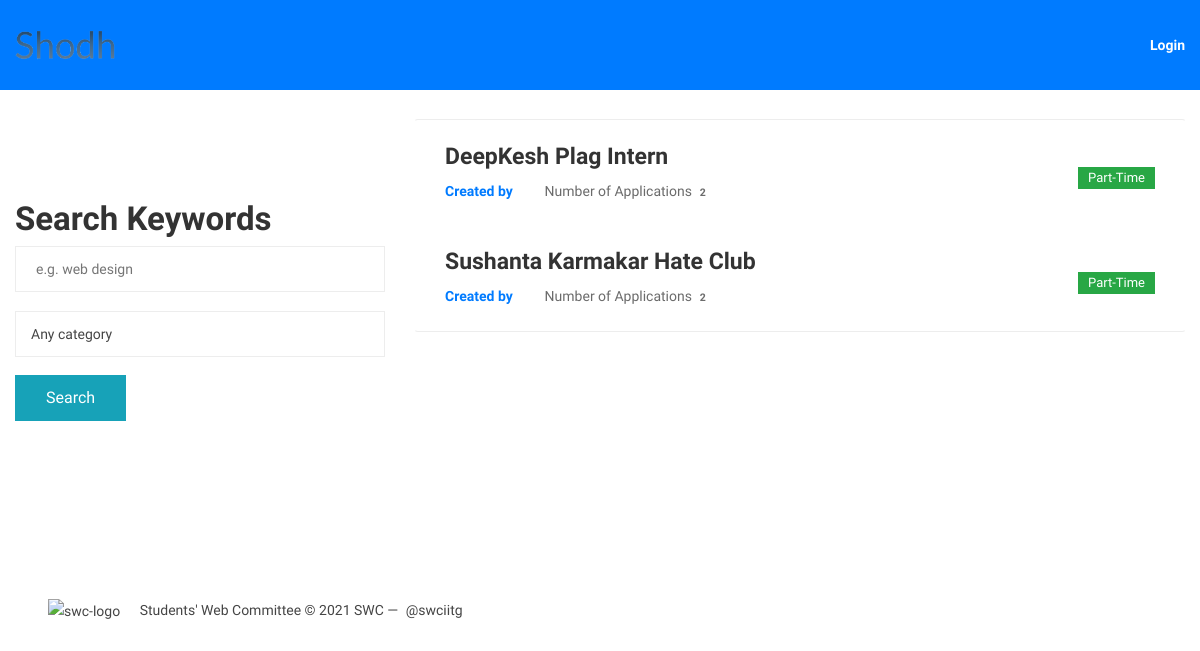
Page /groups/ on the earlier database version.
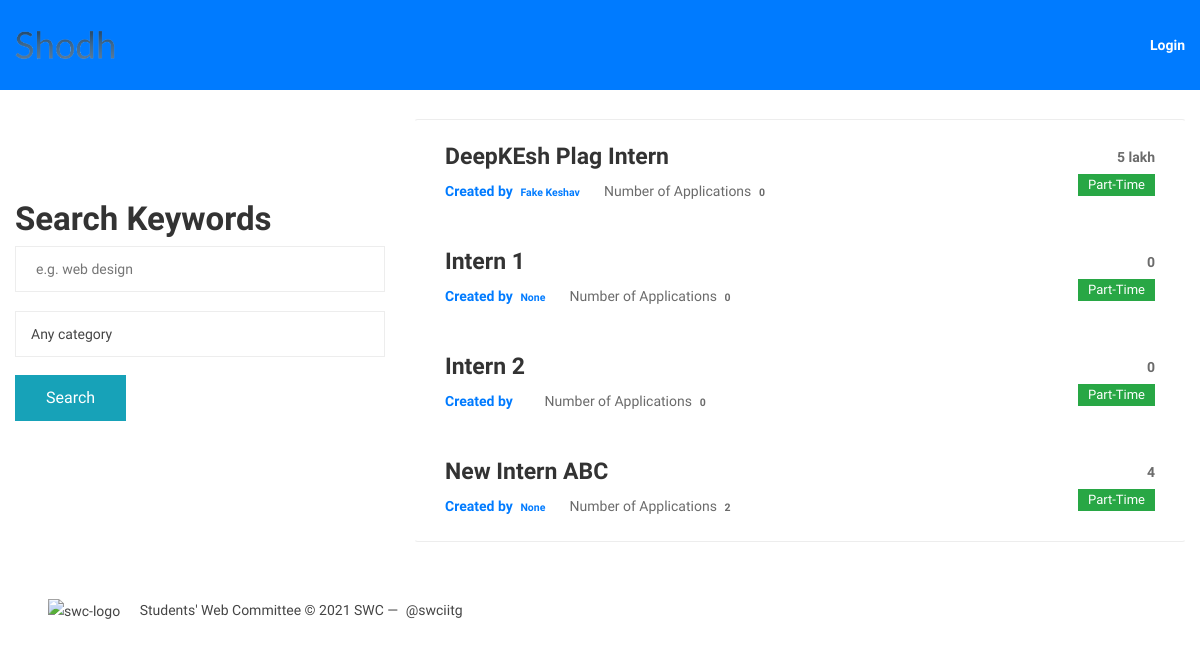
Same page on the later database version.
### groups/models.py (models this page shows, shortened)
class Group(models.Model):
    creator = models.ForeignKey(User,on_delete=models.CASCADE, related_name="group_creator")
    name = models.CharField(max_length=255, unique=True)
    slug = models.SlugField(allow_unicode=True, unique=True)
    description = models.TextField(blank=True, default='')
    description_html = models.TextField(editable=False, default='', blank=True)
    field_of_job= models.CharField(max_length=255, choices=FIELD_CHOICES, default='sde')
    duration = models.CharField(max_length=255, blank=True, default='', null=True)
    stipend = models.CharField(max_length=255, blank=True, default='', null=True)
    expected_qualifications = models.TextField(blank=True, default='', null=True)
    apply_by = models.CharField(max_length=255,blank=True, default='', null=True)
    start_date= models.CharField(max_length=255,blank=True, default='', null=True)
    additional_questions_to_applicant = models.TextField(blank=True, default='', null=True)
    location = models.CharField(max_length=255, blank=True, default='', null=True)
    vacancy = models.PositiveIntegerField(blank=True, default=1, null=True)
    workstatus = models.CharField(max_length=255, choices=STATUS_CHOICES, default='pt')
    btp=models.BooleanField(default=False, null=True, blank=True)
    branch = models.CharField(max_length=255, choices=BRANCH_CHOICES, default='na')
    finished=models.BooleanField(default=False, null=True, blank=True)
    class Meta:
        ordering = ["name"]

### accounts/models.py (models this page shows, shortened)
class UserProfile(models.Model):
    name = models.CharField(default=None,max_length=256,null=True)
    user = models.OneToOneField(User, on_delete=models.CASCADE, default=None)
    slug = models.SlugField(allow_unicode=True, unique=True,  default=None)
    position= models.CharField(max_length=255, choices=POSITION_CHOICES, default='stud')
    photo= models.ImageField(default= None,null=True)
    username = models.CharField(max_length=256)
    aboutme = models.TextField(default=None,null=True)
    branch = models.CharField(max_length=255, choices=BRANCH_CHOICES, default='bt')
    cpi = models.FloatField(default=None,null=True)
    gender = models.CharField(max_length=255, choices=GENDER_CHOICES, default='anon')
    linkedin = models.CharField(default=None,max_length=256,null=True)

### groups/views.py (the view)
class ListGroups(generic.ListView):
    model = Group

### groups/templates/groups/group_list.html (shortened to what this page needs)
{% extends "groups/group_base.html" %}
{% load static %}
{% block pregroup %}
<div class="row">
	<div class="col-md-4" style="padding-top: 15%; padding-bottom: 5%;">
		<div class="content">
			<div style="padding-top: 5%; padding-bottom: 15%;">
				<h3 class="title">Search Keywords</h3>
				<form action="{% url 'groups:searchbar' %}" method="POST" id="form1">
					<input type="text" placeholder="e.g. web design" name="searchbar">
					<div style="padding-top: 5%;">
					<select name="fieldofjob">
						  <option value="all">Any category</option>
					</select>
				</div>
				</form>
				<div style="padding-top: 5%; padding-bottom: 10%;">
					<button form="form1" type="submit" class="btn btn-md btn-fill btn-info"> Search</button>
				</div>
			</div>
		</div>
	</div>
	{% endblock %}
	{% block group_content %}
	<div class="col-md-8" style="padding-top: 10%;">
		<div class="list-group">
			{% for group in object_list %}
			{% if group.finished == False %}
			<a class="list-group-item job-list" href="{% url 'groups:single' slug=group.slug %}">
				<div class="salary-type col-auto order-sm-3">
					<span class="salary-range">{{ group.stipend }}</span>
					{% if group.workstatus == "pt" %}
					<span class="badge badge-success">Part-Time</span>
					{% else %}
					<span class="badge badge-success">Full-Time</span>
					{% endif %}
				</div>
				<div class="content col">
					<h5 class="title">{{ group.name }}</h5>
					<ul class="meta">
						<li><strong class="text-primary"> Created by <span class="badge"> {{ group.creator.userprofile.name }}
								</span></strong>
						</li>
						<li>Number of Application{{ group.posts.count|pluralize }} <span class="badge">
								{{ group.posts.count }} </span></li>
					</ul>
				</div>
			</a>
			{% endif %}
			{% endfor %}
		</div>
	</div>
</div>
{% endblock %}

### groups/templates/groups/group_base.html (shortened to what this page needs)
{% extends "base.html" %}
{% block content %}
<div class="container">
  {% block pregroup %}{% endblock %}
  {% block group_content %}{% endblock %}
</div>
{% endblock %}

### templates/base.html (shortened to what this page needs)
<!DOCTYPE html>
{% load static %}
<html
  class="js sizes websockets customelements history postmessage webworkers picture pointerevents webanimations webgl srcset flexbox cssanimations csscolumns csscolumns-width csscolumns-span csscolumns-fill csscolumns-gap csscolumns-rule csscolumns-rulecolor csscolumns-rulestyle csscolumns-rulewidth csscolumns-breakbefore csscolumns-breakafter csscolumns-breakinside"
  lang="en">
<head>
  <link rel="stylesheet" href="https://maxcdn.bootstrapcdn.com/bootstrap/4.0.0/css/bootstrap.min.css"
>
  <link rel="stylesheet" href="{% static 'simplesocial/css/master.css' %}">
  <link rel="stylesheet" href="{% static 'Keller - Job Board HTML Template_files/bootstrap.min.css' %}">
  <link rel="stylesheet" href="https://cdnjs.cloudflare.com/ajax/libs/font-awesome/5.15.3/css/all.min.css">
  <link rel="stylesheet" href="{% static 'Keller - Job Board HTML Template_files/flaticon.css' %}">
  <link rel="stylesheet" href="{% static 'Keller - Job Board HTML Template_files/slick.css' %}">
  <link rel="stylesheet" href="{% static 'Keller - Job Board HTML Template_files/style.css' %}">
</head>
<body data-new-gr-c-s-check-loaded="14.1008.0" data-gr-ext-installed="">
  <header class="header" style="background: #007bff;">
    <div class="container">
      <div class="row justify-content-between align-items-center">
        <div class="col">
          <div class="header-logo">
            <a href="{% url 'home' %}"><img src="{% static 'images/logo-2.png' %}" alt="Site Logo" width="100"
                height="auto"></a>
          </div>
        </div>
        {% if user.is_authenticated %}
        <div class="header-links col-auto order-lg-3">
          <a href="{% url 'groups:btp' %}">B.Tech Projects</a>
        </div>
        <div class="header-links col-auto order-lg-3">
          <a href="{% url 'posts:all' %}">View your Applications</a>
        </div>
        <div class="header-links col-auto order-lg-3">
          <a href="{% url 'groups:yourall' %}">Interns created by you</a>
        </div>
        <div class="header-links col-auto order-lg-3">
          <a href="{% url 'groups:all' %}" ">Interns</a>
        </div>
        <div class=" header-links col-auto order-lg-3">
            <a href="{% url 'groups:create' %}" ">Recruit</a>
        </div>
        <div class="header-links col-auto order-lg-3">
          <a href="{% url 'django_auth_adfs:logout' %}">Logout</a>
        </div>
        {% else %}
        <div class=" header-links col-auto order-lg-3">
          <a href="{% url 'django_auth_adfs:login' %}" > Login</a>
        </div>
        {% endif %}
      </div>
    </div>
  </header>
  <div>
    {% block content %}
    {% endblock %}
  </div>
  <footer class="text-gray-600 body-font bg-gray-200">
    <div class="container px-5 pt-8 pb-3 sm:py-10 mx-auto flex items-center flex-col">
        <a style="display:inline-block;" class="flex title-font font-medium items-center md:justify-start justify-center text-gray-900"
            href="https://www.facebook.com/swciitg" target="_blank">
            <img src="{% static 'images/swc-logo.svg' %}" alt="swc-logo" class="mr-3 transform scale-110">
            <span class="text-xl">Students' Web Committee</span>
        </a>
        <p style="display:inline-block;" class="text-sm text-gray-500 sm:ml-4 sm:pl-4 sm:border-l-2 sm:border-gray-400 sm:py-2 sm:mt-0 mt-4">©
            2021
            SWC —
            <a href="https://www.facebook.com/swciitg" class="text-gray-600 ml-1" rel="noopener noreferrer"
                target="_blank">@swciitg</a>
        </p>
        <span style="display:inline-block;" class="inline-flex sm:ml-auto sm:mt-0 mt-4 justify-center sm:justify-start">
        </span>
    </div>
</footer>
</body>
</html>

### static/simplesocial/css/master.css (style rules this page uses)
body { margin: 0; overflow: auto; font-family: 'Lato', sans-serif; font-weight: 400; }

### static/Keller - Job Board HTML Template_files/style.css (style rules this page uses)
*, *::after, *::before { -webkit-box-sizing: border-box; box-sizing: border-box; }
html, body, .site-wrapper { height: 100%; }
body { font-family: "Open Sans", sans-serif; font-size: 14px; font-weight: 400; font-style: normal; line-height: 1.75; position: relative; visibility: visible; color: #454545; background-color: #FFFFFF; }
h1, h2, h3, h4, h5, h6 { font-family: "Montserrat", sans-serif; font-weight: 600; line-height: 1.2; margin-top: 0; color: #333333; }
h3, .h3 { font-size: 33px; }
h5, .h5 { font-size: 23px; }
a, button { line-height: inherit; display: inline-block; cursor: pointer; text-decoration: none; color: inherit; }
a, button, img, input { -webkit-transition: all 0.3s ease 0s; -o-transition: all 0.3s ease 0s; transition: all 0.3s ease 0s; }
button, input[type="submit"] { cursor: pointer; }
img { max-width: 100%; }
ul:last-child { margin-bottom: 0; }
ul li + li { margin-top: 6px; }
@media only screen and (min-width: 1200px) { .container { max-width: 1200px; } }
.text-primary { color: #007BFF !important; }
input[type="text"], input[type="email"], input[type="password"], textarea, .form-control { line-height: 24px; display: block; width: 100%; padding: 10px 20px; color: #454545; border: 1px solid #EDEDED; border-radius: 0; background-color: #FFFFFF; }
select { line-height: 24px; display: block; width: 100%; padding: 10px 15px; padding-right: 40px; color: #454545; border: 1px solid #EDEDED; border-radius: 0; background-color: #FFFFFF; background-image: url("../images/icons/arrow-down.png"); background-repeat: no-repeat; background-position: right center; background-size: auto; -webkit-appearance: none; -moz-appearance: none; appearance: none; }
.btn { line-height: 24px; padding: 10px 30px; border-radius: 0; }
.header { position: absolute; background-color: #007BFF; z-index: 99; top: 0; left: 0; width: 100%; padding: 30px 0; -webkit-transition: all 0.3s ease 0s; -o-transition: all 0.3s ease 0s; transition: all 0.3s ease 0s; }
.header-logo a { display: blocks; }
.header-links { display: -webkit-box; display: -webkit-flex; display: -ms-flexbox; display: flex; -webkit-box-align: center; -webkit-align-items: center; -ms-flex-align: center; align-items: center; margin-left: 45px; color: #FFFFFF; }
.header-links a { font-weight: 600; }
.job-list { position: relative; z-index: 1; display: -webkit-box; display: -webkit-flex; display: -ms-flexbox; display: flex; -webkit-box-align: center; -webkit-align-items: center; -ms-flex-align: center; align-items: center; -webkit-flex-wrap: wrap; -ms-flex-wrap: wrap; flex-wrap: wrap; margin: -1px; padding: 23px 15px; border-width: 1px; border-style: solid; border-color: #EDEDED transparent; }
.job-list .salary-type { text-align: right; }
.job-list .salary-type .salary-range { font-weight: 600; line-height: 1; display: block; margin-bottom: 8px; color: #6b6b6b; }
.job-list .salary-type .badge { font-size: 13px; font-weight: 400; padding: 4px 10px 5px; border-radius: 0; }
.job-list .content .meta { display: -webkit-box; display: -webkit-flex; display: -ms-flexbox; display: flex; -webkit-flex-wrap: wrap; -ms-flex-wrap: wrap; flex-wrap: wrap; margin-bottom: 0; padding-left: 0; list-style: none; color: #6b6b6b; }
.job-list .content .meta li { margin-top: 0; margin-right: 20px; }
.job-list .content .meta li:last-child { margin-right: 0; }

Differences in the rows shown:
removed Group: workstatus "Part-Time", name "DeepKesh Plag Intern", posts.count "2"
removed Group: workstatus "Part-Time", name "Sushanta Karmakar Hate Club", posts.count "2"
added Group: stipend "5 lakh", workstatus "Part-Time", name "DeepKEsh Plag Intern", creator.userprofile.name "Fake Keshav", posts.count "0"
added Group: stipend "0", workstatus "Part-Time", name "Intern 1", creator.userprofile.name "None", posts.count "0"
added Group: stipend "0", workstatus "Part-Time", name "Intern 2", posts.count "0"
added Group: stipend "4", workstatus "Part-Time", name "New Intern ABC", creator.userprofile.name "None", posts.count "2"
